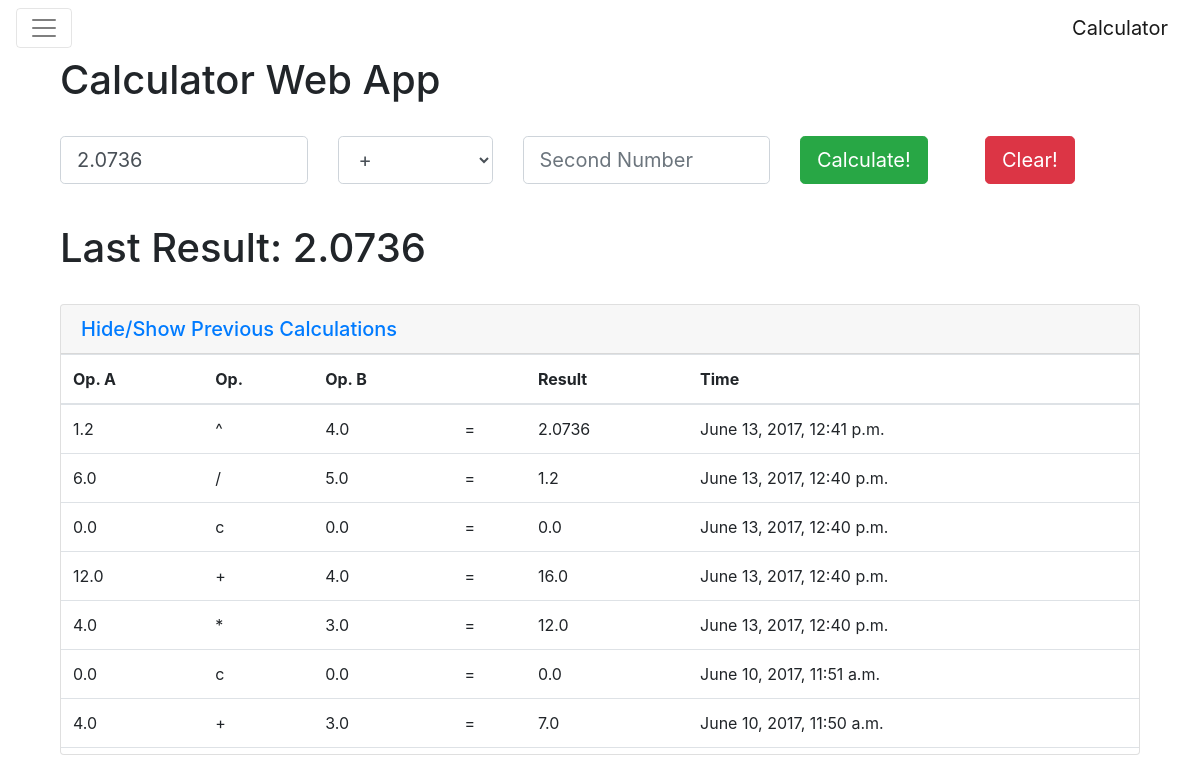
Page /calc/ on the earlier database version.
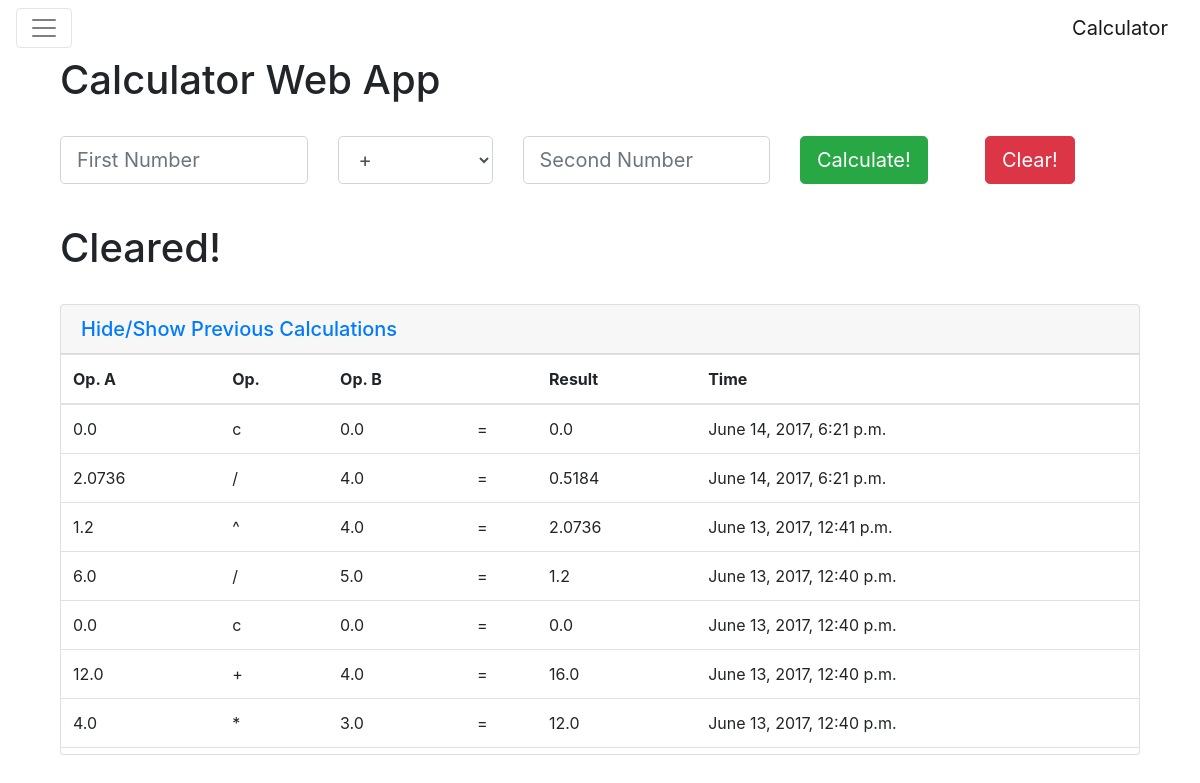
Same page on the later database version.
### calc/models.py (models this page shows, shortened)
class calc_log(models.Model):
    op_a = models.FloatField(null=True)
    op = models.CharField(max_length=200, null=True)
    op_b = models.FloatField(null=True)
    res = models.FloatField(null=True)
    calc_time = models.DateTimeField('date published')

### calc/views.py (the view)
class IndexView(generic.ListView):
    template_name = 'calc/index.html'
    context_object_name = 'calc_log_list'
    def get_queryset(self):
        return calc_log.objects.order_by('-calc_time')

### calc/templates/calc/index.html (shortened to what this page needs)
{% extends "calc/base.html" %}
{% block content %}
<div id="content">
  <div class="container">
    <div class="col-12 col-sm-6">
     <span class="hidden-sm-down not-visible"><h1>Calculator Web App</h1></span>
    </div>
    <br>
    <div class="col-sm-12">
      <form action="/calc/boot_submit/" method="post" class = "row">
        <div class="col-md-3 form-group">
          {% if calc_log_list.0.op != 'c' %}
            <input type="text" class="form-control form-control-lg" name = "op_a" value = "{{calc_log_list.0.res}}" placeholder = "First Number">
          {% else %}
            <input type="text" class="form-control form-control-lg" name = "op_a" placeholder = "First Number">
          {% endif %}
        </div>
        <div class="col-md-2 form-group">
          <select class="form-control form-control-lg" id="op" name ="op">
            <option>+</option>
          </select>
        </div>
        <div class="col-md-3 form-group">
          <input type="text" class="form-control form-control-lg" name = "op_b" placeholder = "Second Number">
        </div>
        <div class="col-md-2 form-group">
          <button type = "submit" class="btn btn-success btn-lg" name = "submit">Calculate!</button>
        </div>
        <div class="col-md-2 form-group">
          <button type = "submit" class="btn btn-danger btn-lg" name = "clear">Clear!</button>
        </div>
      </form><br>
      <div class="col-12 col-sm-6">
        <div class="row">
        {% if calc_log_list.0.op != 'c' %}
        <h1>Last Result: {{calc_log_list.0.res}}</h1>
        {% else %}
        <h1>Cleared!</h1>
        {% endif %}
        </div>
      </div>
      <br>
      <div class="row">
        <div id="accordion" role="tablist" aria-multiselectable="true" class = "col-md-12">
          <div class="card">
            <div class="card-header" role="tab" id="headingOne">
              <h5 class="mb-0">
                <a data-toggle="collapse" data-parent="#accordion" href="#collapseOne" aria-expanded="true" aria-controls="collapseOne">
                  Hide/Show Previous Calculations
                </a>
              </h5>
            </div>
            <div id="collapseOne" class="collapse show" role="tabpanel" aria-labelledby="headingOne">
              <div class="card-block set_scroll">
                <table class="table">
                  <thead>
                      <th>Op. A</th>
                      <th>Op. </th>
                      <th>Op. B</th>
                      <th></th>
                      <th>Result</th>
                      <th>Time</th>
                  </thead>
                  <tbody>
                    {% for log in calc_log_list %}
                    <tr>
                        <td>{{log.op_a}}</td>
                        <td>{{log.op}}</td>
                        <td>{{log.op_b}}</td>
                        <td>=</td>
                        <td>{{log.res}}</td>
                        <td>{{log.calc_time}}</td>
                    </tr>
                    {% endfor %}
                  </tbody>
                </table>
              </div>
            </div>
          </div>
        </div>
      </div>
    </div>
  </div>
</div>
{% endblock %}

Differences in the rows shown:
no longer on this page (row unchanged): calc_log: op_a "0.0", op "c", op_b "0.0", res "0.0", calc_time "June 10, 2017, 11:51 a.m."
no longer on this page (row unchanged): calc_log: op_a "4.0", op "+", op_b "3.0", res "7.0", calc_time "June 10, 2017, 11:50 a.m."
added calc_log: op_a "0.0", op "c", op_b "0.0", res "0.0", calc_time "June 14, 2017, 6:21 p.m."
added calc_log: op_a "2.0736", op "/", op_b "4.0", res "0.5184", calc_time "June 14, 2017, 6:21 p.m."
shown differently, row unchanged: calc_log "June 13, 2017, 12:41 p.m.": op_a "2.0736" → (not shown); res "2.0736" → (not shown)
Other differences:
text no longer shown: "Last Result:"
text now shown: "Cleared!"
